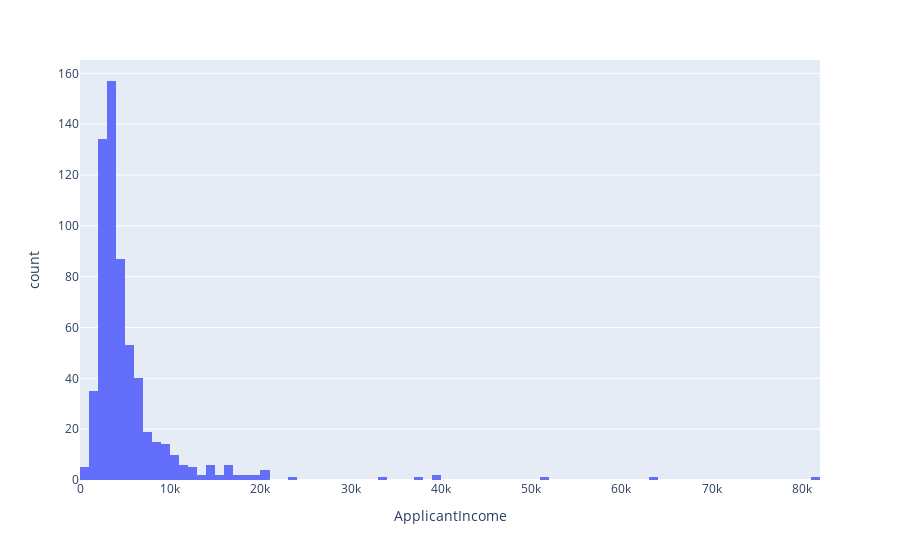

The notebook cell saved with this chart:
### Code cell
px.histogram(df, x= "ApplicantIncome")

### Figure 1 — Plotly figure (JSON) as saved in the notebook; plotly's stock layout.template omitted (floating-point values rounded to 4 significant figures; data arrays with more than 128 entries replaced by an {"elided": "..."} marker saying what was removed)
{"data": [{"alignmentgroup": "True", "bingroup": "x", "hovertemplate": "ApplicantIncome=%{x}<br>count=%{y}<extra></extra>", "legendgroup": "", "marker": {"color": "#636efa", "pattern": {"shape": ""}}, "name": "", "offsetgroup": "", "orientation": "v", "showlegend": false, "type": "histogram", "x": {"elided": "614 int values"}, "xaxis": "x", "yaxis": "y"}], "layout": {"barmode": "relative", "legend": {"tracegroupgap": 0}, "margin": {"t": 60}, "xaxis": {"anchor": "y", "domain": [0, 1], "title": {"text": "ApplicantIncome"}}, "yaxis": {"anchor": "x", "domain": [0, 1], "title": {"text": "count"}}}}
